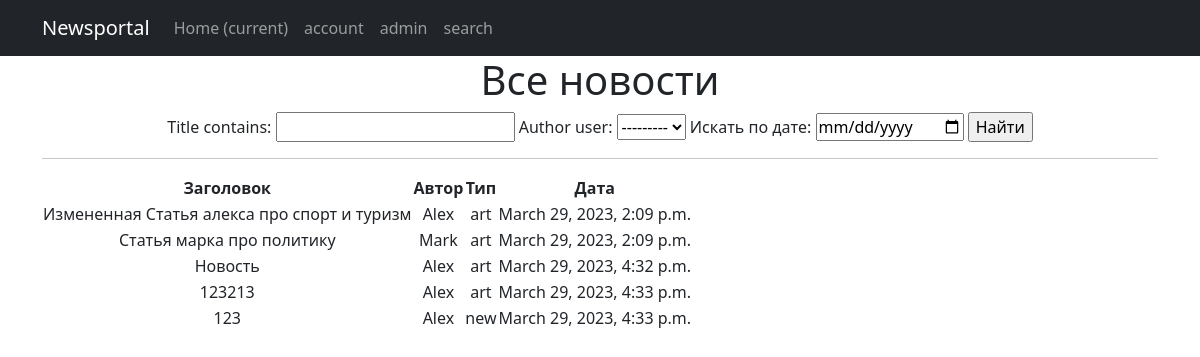
Page /news/search/ on the earlier database version.
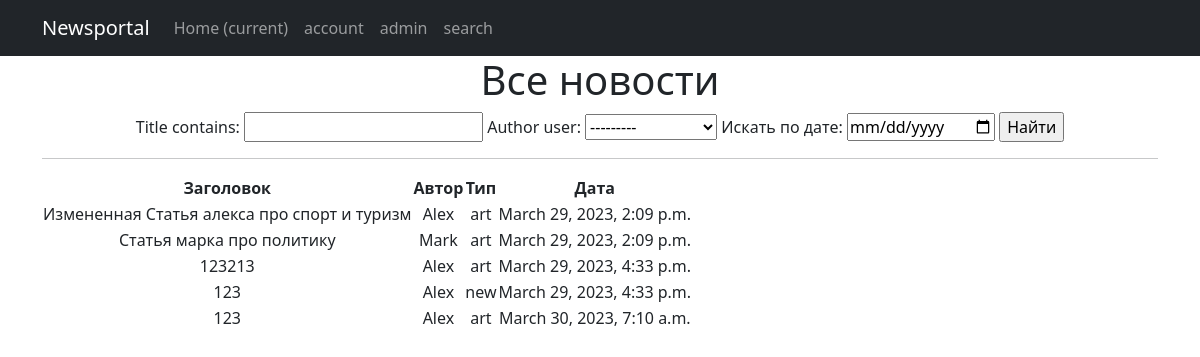
Same page on the later database version.
### news/models.py (models this page shows, shortened)
class Post(models.Model):
    article = 'art'
    news = 'new'
    POST_TYPE = [
        (article, "Статья"),
        (news, "Новость")
    ]
    author = models.ForeignKey(Author, on_delete = models.CASCADE)
    post_type = models.CharField(max_length = 3, choices = POST_TYPE, default = article)
    created = models.DateTimeField(auto_now_add = True)
    cats = models.ManyToManyField(Category, through = 'PostCategory')
    title = models.CharField(max_length = 256)
    text = models.TextField()
    rating = models.IntegerField(default = 0)

class Author(models.Model):
    user = models.OneToOneField(User, on_delete = models.CASCADE)
    rating = models.IntegerField(default = 0)

### news/views.py (the view)
# urls.py: path('search/', PostSearch.as_view(), name='post_search'),
class PostSearch(ListView):
    model = Post
    template_name = 'search.html'
    context_object_name = 'post'
    def get_context_data(self, **kwargs):  # забираем отфильтрованные объекты переопределяя метод get_context_data у наследуемого класса (привет, полиморфизм, мы скучали!!!)
        context = super().get_context_data(**kwargs)
        context['filter'] = PostFilter(self.request.GET, queryset=self.get_queryset())  # вписываем наш фильтр в контекст
        return context

### templates/search.html (shortened to what this page needs)
{% extends 'flatpages/default.html' %}
{% load censor_filter %}
{% block content %}
   <h1>Все новости</h1>
   <form method="GET">
    {{ filter.form }}
    <input type="submit" value="Найти">
   <hr>
   {% if post %}
   <table>
    <thead>
        <th>
            Заголовок
        </th>
        <th>
            Автор
        </th>
        <th>
            Тип
        </th>
        <th>
            Дата
        </th>
    </thead>
    {% for post in filter.qs %}
    <tr>
        <td>
            {{ post.title }}
        </td>
        <td>
            {{ post.author.user }}
        </td>
        <td>
            {{ post.post_type }}
        </td>
        <td>
            {{ post.created }}
        </td>
    </tr>
    {% endfor %}
</table>
{% endif %}
{% endblock content %}

Differences in the rows shown:
removed Post: title "Новость", author.user "Alex", post_type "art", created "March 29, 2023, 4:32 p.m."
added Post: title "123", author.user "Alex", post_type "art", created "March 30, 2023, 7:10 a.m."
